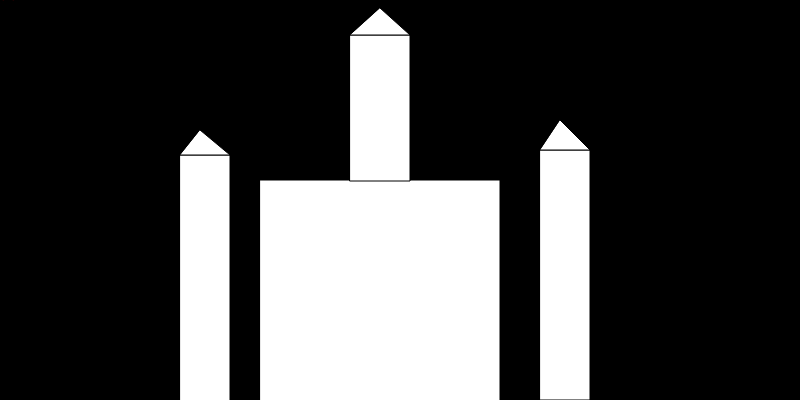
Frame 1 (no input)
Frame 60 (no input): identical to frame 1, image omitted
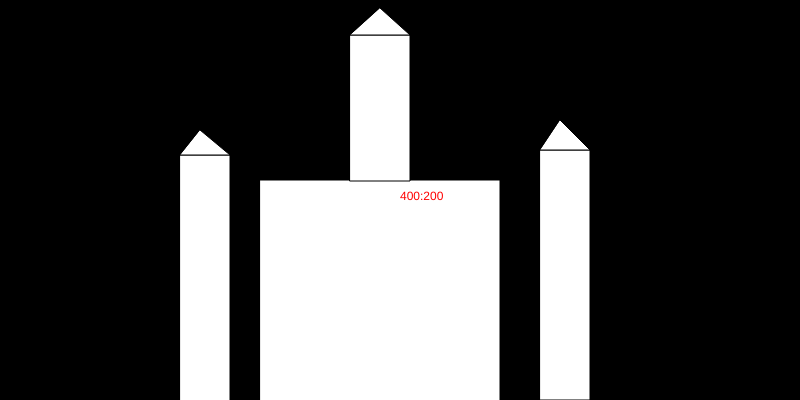
Frame 120 (the mouse pressed at the canvas centre since frame 60)

The p5.js sketch that drew these frames (run headless with seeded random() and noise() and a simulated clock; from frame 60 on, the mouse is pressed at the canvas centre):

// p5.js sketch
// ── sketch.js
function setup() {
  createCanvas(800,400);
}

function draw() {
  background(0);
  rect(260,180,240,320)
  rect(350,35,60,146)
  rect(180,155,50,250)
  triangle(350,35,410,35,380,8)
  triangle(180,155,230,155,200,130)
  rect(540,150,50,250)
  triangle(540,150,590,150,560,120)
  push()
  fill("red")
  text(mouseX+":"+ mouseY,mouseX,mouseY)
  pop()
}
